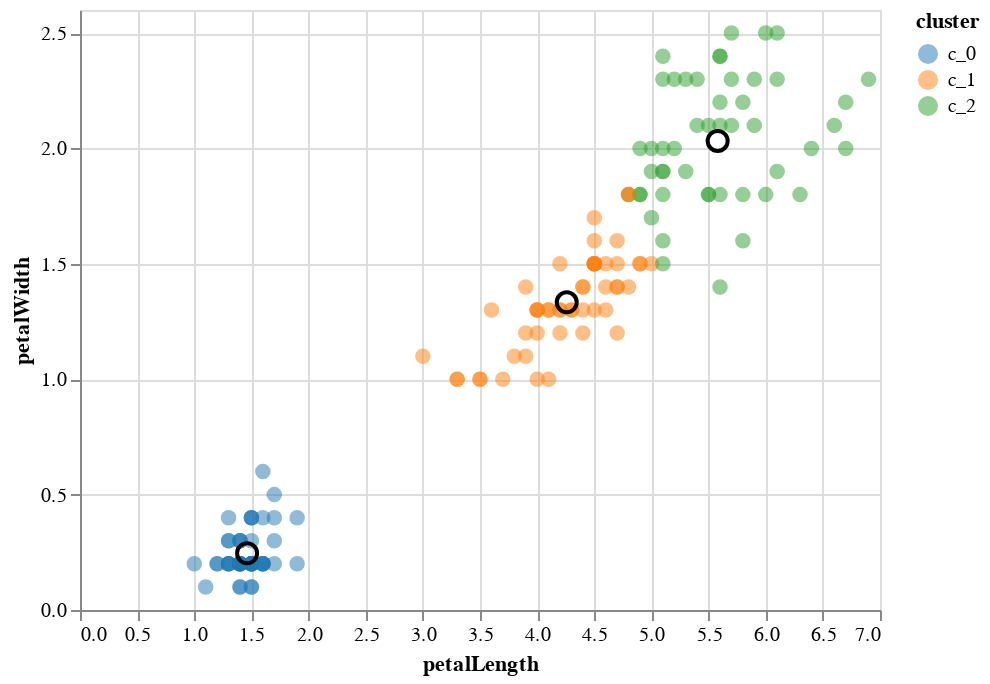

This figure's notebook cell:
### Code cell
test2.plot('petalLength', 'petalWidth')

### Figure 1 — Vega-Lite specification as saved in the notebook (floating-point values rounded to 4 significant figures; data arrays with more than 128 entries replaced by an {"elided": "..."} marker saying what was removed)
{"$schema": "https://vega.github.io/schema/vega-lite/v3.4.0.json", "config": {"mark": {"tooltip": null}, "view": {"height": 300, "width": 400}}, "datasets": {"data-c80453efc14fb94b93609cda7ab2b747": [{"petalLength": 1.462, "petalWidth": 0.246, "sepalWidth": 3.428}, {"petalLength": 4.259, "petalWidth": 1.333, "sepalWidth": 2.747}, {"petalLength": 5.58, "petalWidth": 2.033, "sepalWidth": 3.002}], "data-c8c75c7bb729df869bbd30fa99a247eb": {"elided": "150 records"}}, "layer": [{"data": {"name": "data-c8c75c7bb729df869bbd30fa99a247eb"}, "encoding": {"color": {"field": "cluster", "scale": {"scheme": "category10"}, "type": "nominal"}, "x": {"field": "petalLength", "type": "quantitative"}, "y": {"field": "petalWidth", "type": "quantitative"}}, "mark": {"opacity": 0.5, "size": 60, "type": "circle"}, "selection": {"selector005": {"bind": "scales", "encodings": ["x", "y"], "type": "interval"}}}, {"data": {"name": "data-c80453efc14fb94b93609cda7ab2b747"}, "encoding": {"x": {"field": "petalLength", "type": "quantitative"}, "y": {"field": "petalWidth", "type": "quantitative"}}, "mark": {"color": "black", "opacity": 1, "size": 100, "type": "point"}, "selection": {"selector006": {"bind": "scales", "encodings": ["x", "y"], "type": "interval"}}}]}
